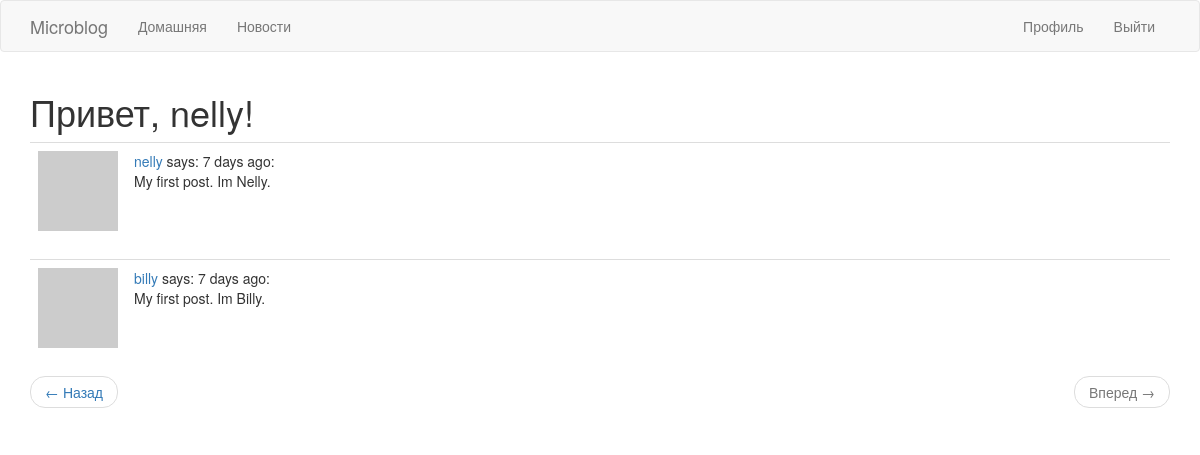
The app's page /explore?page=2 (signed in) with its own data.
### app/models.py (models this page shows, shortened)
class User(UserMixin, db.Model):
	id = db.Column(db.Integer, primary_key=True)
	username = db.Column(db.String(32), index=True, unique=True)
	email = db.Column(db.String(128), index=True, unique=True)
	password_hash = db.Column(db.String(128))
	posts = db.relationship('Post', backref='author', lazy='dynamic')
	about_me = db.Column(db.String(140))
	last_seen = db.Column(db.DateTime, default=datetime.utcnow)
	followed = db.relationship(
		'User', secondary=followers,
		primaryjoin=(followers.c.follower_id==id),
		secondaryjoin=(followers.c.followed_id == id),
		backref=db.backref('followers', lazy='dynamic'),
		lazy='dynamic')
	def avatar(self, size):
		digest = md5(self.email.lower().encode('utf-8')).hexdigest()
		return 'https://www.gravatar.com/avatar/{}?d=identicon&s={}'.format(digest, size)

class Post(db.Model):
	id = db.Column(db.Integer, primary_key=True)
	body = db.Column(db.String(256))
	timestamp = db.Column(db.DateTime(), default=datetime.utcnow)
	user_id = db.Column(db.Integer, db.ForeignKey('user.id'))

### app/routers.py (the view)
@app.route('/explore')
@login_required
def explore():
	page = request.args.get('page', 1, type=int)
	posts = Post.query.order_by(Post.timestamp.desc()).paginate(
	    page, app.config['POSTS_PER_PAGE'], False)
	next_url = url_for('explore', page=posts.next_num) if posts.has_next else None
	prev_url = url_for('explore', page=posts.prev_num) if posts.has_prev else None
	return render_template('index.html', title='Explore page', posts=posts.items,
	    next_url=next_url, prev_url=prev_url)

### app/models.py (called while the page is built)
@login.user_loader
def load_user(id):
	return User.query.get(int(id))

### app/routers.py (called while the page is built)
@app.before_request
def before_request():
	if current_user.is_authenticated:
		current_user.last_seen = datetime.utcnow()
		db.session.commit()

### app/templates/index.html (shortened to what this page needs)
{% extends "base.html" %}
{% import 'bootstrap/wtf.html' as wtf %}
{% block app_content %}
    <h1>Привет, {{ current_user.username }}!</h1>
    {% for post in posts %}
        {% include '_post.html' %}
    {% endfor %}
    <nav aria-label="...">
        <ul class="pager">
            <li class="previous{% if not prev_url %} disabled{% endif %}">
                <a href="{{ prev_url or '#' }}">
                    <span aria-hidden="true">&larr;</span> Назад
                </a>
            </li>
            <li class="next{% if not next_url %} disabled{% endif %}">
                <a href="{{ next_url or '#' }}">
                    Вперед <span aria-hidden="true">&rarr;</span>
                </a>
            </li>
        </ul>
    </nav>
{% endblock %}

### app/templates/_post.html
    <table class="table table-hover">
        <tr>
            <td width="70px">
                <a href="{{ url_for('user', username=post.author.username) }}">
                    <img src="{{ post.author.avatar(70) }}" />
                </a>
            </td>
            <td>
                <a href="{{ url_for('user', username=post.author.username) }}">
                    {{ post.author.username }}
                </a>
                says: {{ moment(post.timestamp).fromNow() }}:
                <br>
                {{ post.body }}
            </td>
        </tr>
    </table>

### records on screen
User: username "nelly"
Post: author.username "nelly", timestamp "7 days ago", body "My first post. Im Nelly."
Post: author.username "billy", timestamp "7 days ago", body "My first post. Im Billy."
